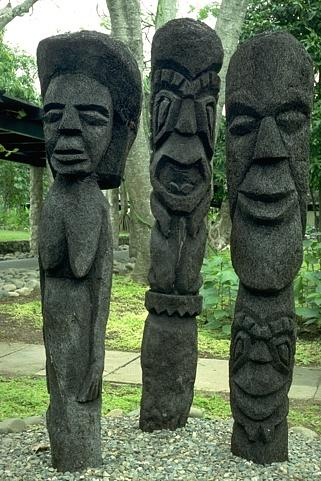
%> input picture 101085.jpg, 321 x 481 px
$ octave TestScript_P1.m   (GNU Octave 9; MATLAB toolbox functions it lacks are replaced by stand-ins)
%> lines starting %> are read from the running program, lines starting %| are printed output that depends on the picture
%> further down, I is the input picture: size 481x321x3 uint8; mean R, G, B 87.9, 102.4, 81
### cannyEdge.m
function E = cannyEdge(I)
%% Canny edge detector
%  Input: A color image I = uint8(X, Y, 3), where X, Y are two dimensions
%  of the image
%  Output: An edge map E = logical(X, Y)
%%  To DO: Write three functions findDerivatives, nonMaxSup, and edgeLink to fulfill the Canny edge detector.

%% Convert the color image to gray scale image
%  Output I = uint8(X, Y)

I = imsharpen(I);

I = rgb2gray(I);
%> I: size 481x321 uint8

I = imadjust(I);

%% Construct 2D Gaussian filter
Gx = normpdf([-5:1:5], 0, 1);
Gy = normpdf([-5:1:5], 0, 1)';

%% Compute magnitutde and orientation of derivatives
% [4 lines of commented-out code are left out]
[J, theta, Jx, Jy] = findDerivatives(I, Gx, Gy);


visDerivatives(I, J, Jx, Jy);


%% Detect local maximum
%  M = logical(X, Y), the edge map after non-maximal suppression
M = nonMaxSup(J, theta);
figure; imagesc(M); colormap(gray);

%% Link edges
%  E = logical(X, Y), the final edge map


E = edgeLinkMain(M, J, theta);

E = bwmorph(E,'thin',Inf);

figure; imagesc(E); colormap(gray);

end

### findDerivatives.m
function [J, theta, Jx, Jy] = findDerivatives(I, Gx, Gy)
%% Define Function Global Variables

Sigma_x = [1,-1];
Sigma_y = [1;-1];
Dx_Smoothed = conv2(conv2(Gx,Sigma_x,'same'),Gy, 'same');
Dy_Smoothed = conv2(conv2(Gy,Sigma_y,'same'),Gx, 'same');

%% Smoothing Out And Take The Derivative The Image

%Padding the original image
I_padded_x = padarray(I, [0,5], 'symmetric');
I_padded_y = padarray(I, [5,0], 'symmetric');

%Taking the derivative w.r.t. x
I_x = conv2(double(I_padded_x), Dx_Smoothed, 'valid');

%Taking the derivative w.r.t. x
I_y = conv2(double(I_padded_y), Dy_Smoothed, 'valid');
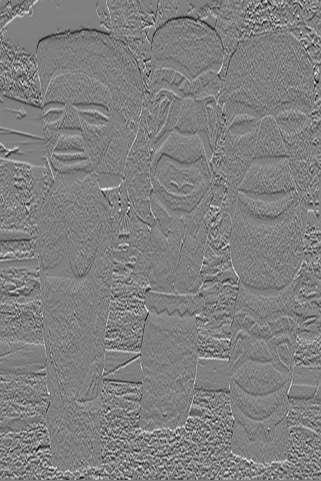
%> I_y: size 481x321 double; min -37.38, max 37.03, mean 0; drawn with min black and max white

%% Getting Returns

Abs_Ixy = sqrt(I_x.^2 + I_y.^2);
J = double(Abs_Ixy);
or = atan2(-I_y, I_x);
or(or < 0) = or(or < 0) + pi;
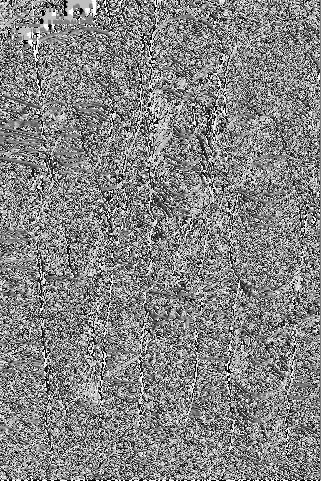
%> or: size 481x321 double; min 3.56e-07, max 3.14, mean 1.64; drawn with min black and max white
or_degree = or*180/pi;
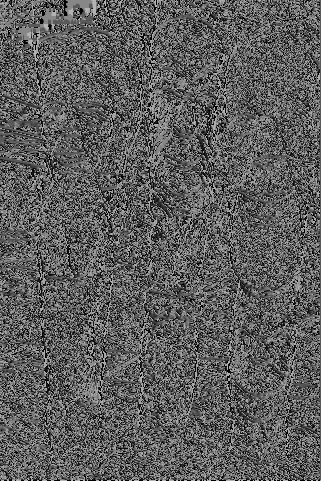
%> or_degree: size 481x321 double; min 2.04e-05, max 180, mean 93.9
theta = or_degree;
Jx =  abs(I_x);
Jy =  abs(I_y);
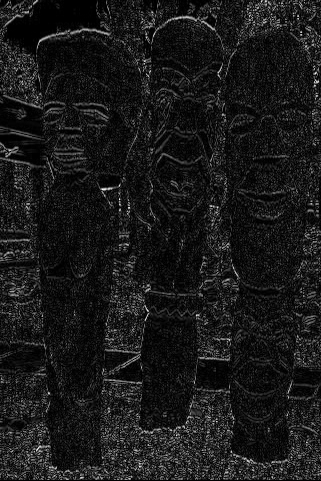
%> Jy: size 481x321 double; min 2.97e-06, max 37.38, mean 3.8; drawn with min black and max white


end

### visDerivatives.m
function visDerivatives(I, J, Jx, Jy)
%% Visualize magnitude and orientation of derivatives

figure; imagesc(J); colormap(gray);
figure; imagesc(Jx); colormap(gray);
figure; imagesc(Jy); colormap(gray);


%% Visualize orientation of derivatives
[cnt, val] = hist(J(:), 100);
%> cnt = 100 values, max 9925 at index 6, min 0 at index 84, mean 1544; val = 100 values from 0.245 to 48.79
thr = val(find(cumsum(cnt)/sum(cnt)<0.95, 1, 'last'));
%> thr = 16.43

[x, y] = meshgrid(1:size(I,2), 1:size(I,1));
Jx(J<thr) = 0;
Jy(J<thr) = 0;
%> in cannyEdge, `visDerivatives(I, J, Jx, Jy);`:
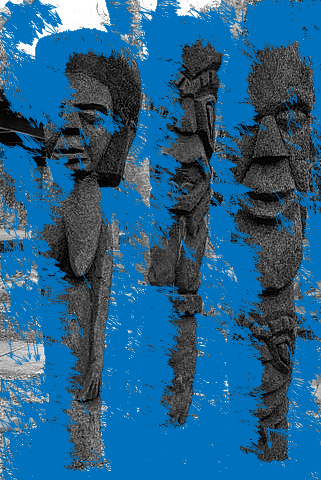
%> figure redrawn from the program's plot data
figure; imshow(I); hold on
quiver(x, y, Jx, Jy,'AutoScale', 'off');
hold off

end

### nonMaxSup.m
    %% Setting Up

    %Input:
    %
    % J       - The magnitude of derivatives
    %
    % theta   - Image containing feature normal orientation angles in degrees
    %             (0-180), angles positive anti-clockwise.
    %
    %Output:
    %
    % M       - Non maximally suppressed image.
    %
    %Global Variables:
    %
    % radius  - Distance in pixel units to be looked at on each side of each
    %             pixel when determining whether it is a local maxima or not.
    %             This value cannot be less than 1.Through out research, radius
    %             is usually between 1.2~1.5

    %% Non Maximally Suppression

    function M = nonMaxSup(J, theta)

    % Setting Up For Function
    if any(size(J) ~= size(theta))
      error('image and orientation image are of different sizes');
    end

    [rows, cols] = size(J);
%> rows = 481; cols = 321
    M = zeros(rows, cols);
    radius = 1.2;
    iradius = ceil(radius);

    % Precalculate x and y offsets relative to centre pixel for each orientation angle

    angle = [0:180].*pi/180;    % Array of angles in 1 degree increments (but in radians).
    xoff = radius*cos(angle);   % x and y offset of points at specified radius and angle
    yoff = radius*sin(angle);   % from each reference position.

    hfrac = xoff - floor(xoff); % Fractional offset of xoff relative to integer location
    vfrac = yoff - floor(yoff); % Fractional offset of yoff relative to integer location
    theta = fix(theta)+1;     % Orientations start at 0 degrees but arrays start
                                % with index 1.

    % Now run through the image interpolating grey values on each side
    % of the centre pixel to be used for the non-maximal suppression.

    for row = (iradius+1):(rows - iradius)
      for col = (iradius+1):(cols - iradius)

        or = theta(row,col);   % Index into precomputed arrays
        x = col + xoff(or);     % x, y location on one side of the point in question
        y = row - yoff(or);

        fx = floor(x);          % Get integer pixel locations that surround location x,y
        cx = ceil(x);
        fy = floor(y);
        cy = ceil(y);
        tl = J(fy,fx);    % Value at top left integer pixel location.
        tr = J(fy,cx);    % top right
        bl = J(cy,fx);    % bottom left
        br = J(cy,cx);    % bottom right

        upperavg = tl + hfrac(or) * (tr - tl);  % Now use bilinear interpolation to
        loweravg = bl + hfrac(or) * (br - bl);  % estimate value at x,y
        v1 = upperavg + vfrac(or) * (loweravg - upperavg);

      if J(row, col) > v1 % We need to check the value on the other side...

        x = col - xoff(or);     % x, y location on the `other side' of the point in question
        y = row + yoff(or);

        fx = floor(x);
        cx = ceil(x);
        fy = floor(y);
        cy = ceil(y);
        tl = J(fy,fx);    % Value at top left integer pixel location.
        tr = J(fy,cx);    % top right
        bl = J(cy,fx);    % bottom left
        br = J(cy,cx);    % bottom right
        upperavg = tl + hfrac(or) * (tr - tl);
        loweravg = bl + hfrac(or) * (br - bl);
        v2 = upperavg + vfrac(or) * (loweravg - upperavg);

        if J(row,col) > v2            % This is a local maximum.
          M(row, col) = J(row, col); % Record value in the output
                                            % image.
        end

        end

       end
    end
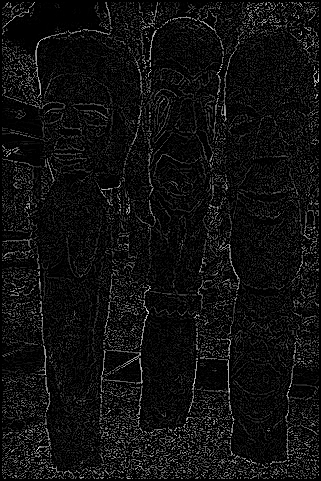
%> M: size 481x321 double; min 0, max 49.03, mean 3; drawn with min black and max white
%> after the loop, v2 = 8.38


    %skel = bwmorph(M>0,'skel',Inf);
    %M = M.*skel;
    end

### edgeLinkMain.m
function E = edgeLinkMain(M, J, theta)


[rr,cc] = size(M);
%> rr = 481; cc = 321
theta_normal_m = theta + 90;
E = zeros(rr,cc);
Emap = zeros(rr,cc);
visitMap = zeros(rr,cc);


upper_th = 8;
lower_th = 6;


if upper_th < lower_th
	tmp = upper_th;
	upper_th = lower_th;
	lower_th = tmp;
end

[rM,cM] = (find(M > upper_th));
%> rM = 22837 values from 3 to 479; cM = 22837 values from 3 to 319

visitMap = M > upper_th;
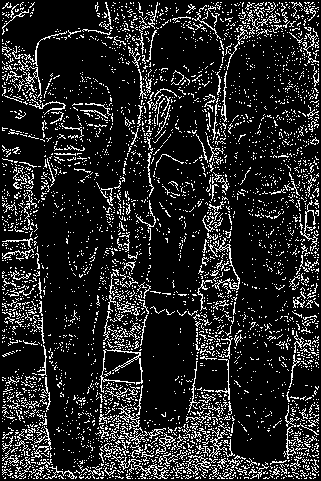
%> visitMap: size 481x321 logical; 14.8% white in thin lines or dots

for i = 1 : size(rM)

    first = 1;
    E(rM(i),cM(i)) = 1;
    E = edgeLinkRe(theta_normal_m,rM(i), cM(i), visitMap, M, lower_th,  rM, cM, rr, cc, first);
    E = E + E;

end
%> this loop made 1 pass


end

### edgeLinkRe.m
function Emap = edgeLinkRe(theta_normal_m,currentRow, currentCol, visitMap, M, lower_th, rM, cM, rr, cc, first)

theta_normal = theta_normal_m(currentRow, currentCol);


%% Recursion Stop Conditions:
if (visitMap(currentRow, currentCol) == 1 || currentRow > rr || currentCol > cc) && first ~= 1

    Emap(currentRow, currentCol) = 1;
    return
end


first = 0;


%% If not visit then starts recursing
visitMap(currentRow,currentCol) = 1;


if theta_normal > 90 && theta_normal < 135
    if M(currentRow-1,currentCol) > lower_th
        Emap(currentRow, currentCol) = 1;
        Emap = Emap + ...
            edgeLinkRe(theta_normal_m,currentRow-1, currentCol, visitMap, M, lower_th, rM, cM, rr, cc, first) ;

    end
    if M(currentRow+1, currentCol) > lower_th

        Emap(currentRow, currentCol) = 1;
        Emap = Emap + ...
            edgeLinkRe(theta_normal_m,currentRow+1, currentCol, visitMap, M, lower_th, rM, cM, rr, cc, first);
    end


end


if theta_normal >= 135 && theta_normal < 180

    if M(currentRow-1,currentCol-1) > lower_th


                Emap(currentRow, currentCol) = 1;
        Emap = Emap  + ...
            edgeLinkRe(theta_normal_m,currentRow-1, currentCol-1, visitMap, M, lower_th, rM, cM, rr, cc, first);
    end

    if M(currentRow+1,currentCol+1) > lower_th

        edgeLinkRe(theta_normal_m,currentRow, currentCol, visitMap, M, lower_th, rM, cM, rr, cc) + ...
            edgeLinkRe(theta_normal_m,currentRow+1, currentCol+1, visitMap, M, lower_th, rM, cM, rr, cc, first);
    end

end


if theta_normal >= 180 && theta_normal < 225

    if M(currentRow,currentCol-1) > lower_th

        Emap(currentRow, currentCol) = 1;
        Emap = Emap + ...
            edgeLinkRe(theta_normal_m,currentRow, currentCol-1, visitMap, M, lower_th, rM, cM, rr, cc, first);
    end

    if M(currentRow, currentCol+1) > lower_th
         Emap(currentRow, currentCol) = 1;
        Emap = Emap + ...
            edgeLinkRe(theta_normal_m,currentRow, currentCol+1, visitMap, M, lower_th, rM, cM, rr, cc, first);
    end


end


if theta_normal >= 225 && theta_normal <= 270
    if M(currentRow+1,currentCol-1) > lower_th

             Emap(currentRow, currentCol) = 1;
        Emap = Emap + ...
            edgeLinkRe(theta_normal_m,currentRow+1, currentCol-1, visitMap, M, lower_th, rM, cM, rr, cc, first);
    end

    if M(currentRow-1, currentCol+1) > lower_th

        Emap(currentRow, currentCol) = 1;
%> the run ends on the next line
        Emap = Emap + ...
            edgeLinkRe(theta_normal_m,currentRow-1, currentCol+1, visitMap, M, lower_th, rM, cM, rr, cc, first);
    end

end

end

### TestScript_P1.m
%%CIS 581 Project 1 Test Script - Fall 2013
% This script passes input similar to what will be tested to the functions
% and tests that the output is in the correct format.
% This is not a test of correctness of the operations themselves

pass = true;
%%
I = imread('101085.jpg');
E = cannyEdge(I);
